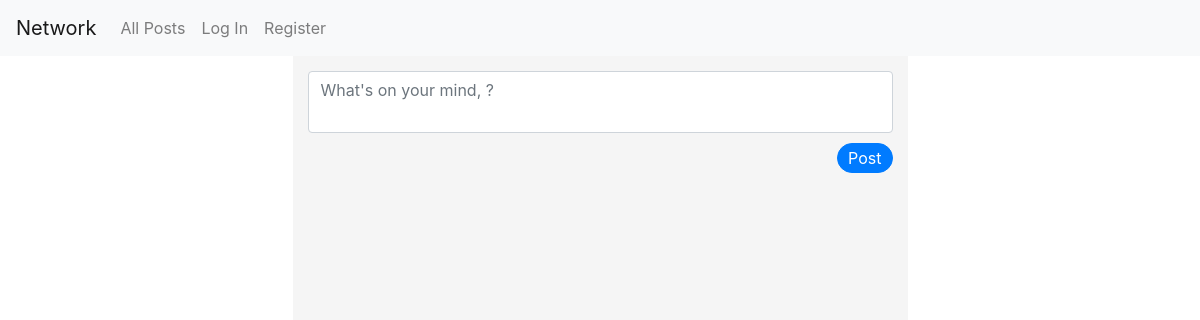
The app's page /, older data.
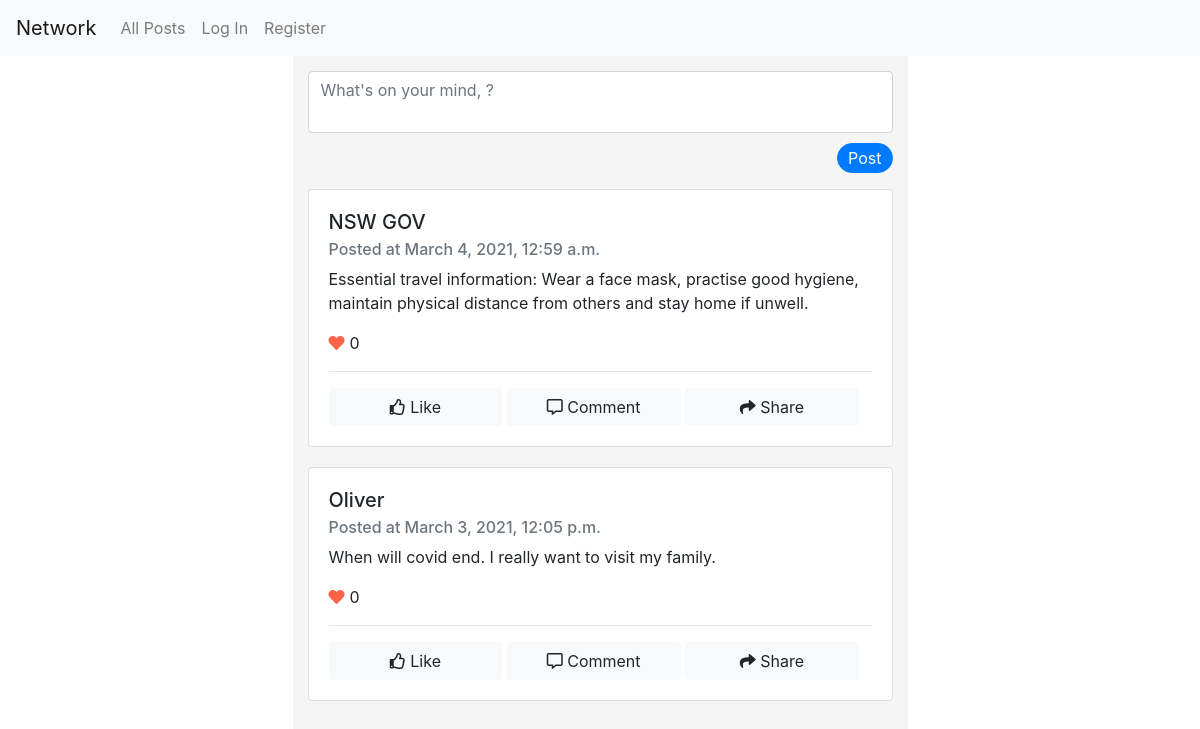
The same page, newer data.
### network/models.py (models this page shows, shortened)
class Post(models.Model):
    user = models.ForeignKey(User, on_delete=models.CASCADE, related_name="posts")
    content = models.TextField(max_length=512)
    timestamp = models.DateTimeField(auto_now_add=True)
    likes = models.ManyToManyField(User, related_name="liked")

class User(AbstractUser):
    pass

### network/views.py (the view)
# urls.py: path("", views.index, name="index"),
def index(request):
    if request.method == "POST":
        content = request.POST["content"]
        if len(content) > 0:
            Post.objects.create(content=content, user=request.user)
        return HttpResponseRedirect(reverse("index"))
    all_posts = Post.objects.all().order_by("-timestamp")
    paginator = Paginator(all_posts, 8)
    page_number = request.GET.get('page')
    page_obj = paginator.get_page(page_number)
    return render(request, "network/index.html",{
            "page_obj": page_obj,
            "posts": all_posts,
        })

### network/templates/network/index.html (shortened to what this page needs)
{% extends "network/layout.html" %}
{% load static %}
{% block body %}
    <div class="row">
        <div class="col-md-3"></div>
        <div class="col-md-6">
            <form action="#" method="post">
                <div class="form-group">
                    <textarea
                        class="form-control"
                        id="postContent"
                        maxlength="512"
                        rows="2"
                        name="content"
                        placeholder="What's on your mind, {{ user.username|capfirst }}?"></textarea>
                    <input type="submit" class="btn btn-primary" id="post-btn" value="Post"/>
                </div>
            </form>
            <div class="posts-container">
                {%  for post in page_obj %}
                    <div class="card">
                        <div class="card-body">
                            <h5 class="card-title">{{ post.user.username|capfirst }}</h5>
                            <h6 class="card-subtitle mb-2 text-muted">Posted at {{ post.timestamp }}</h6>
                            <p class="card-text">{{ post.content }}</p>
                            <p><i class="fas fa-heart"></i><span class="card-text" id="likes{{ post.id }}">{{ post.likes.count }}</span></p>
                            <hr>
                            {% if user in post.likes.all %}
                                <button data-postid="{{ post.id }}" class="btn btn-light like" style="color:dodgerblue"><i class="fas fa-thumbs-up"></i> Liked</button>
                            {% else %}
                                <button data-postid="{{ post.id }}" class="btn btn-light like"><i class="far fa-thumbs-up"></i> Like</button>
                            {% endif %}
                            <button class="btn btn-light comment"><i class="far fa-comment-alt"></i> Comment</button>
                            <button class="btn btn-light share"><i class="fas fa-share"></i> Share</button>
                        </div>
                    </div>
                {% endfor %}
            </div>
        </div>
    </div>
{% endblock %}

### network/templates/network/layout.html (shortened to what this page needs)
{% load static %}
<!DOCTYPE html>
<html lang="en">
    <head>
        <link rel="stylesheet" href="https://stackpath.bootstrapcdn.com/bootstrap/4.4.1/css/bootstrap.min.css">
        <link href="{% static 'network/styles.css' %}" rel="stylesheet">
        <link rel="stylesheet" href="{% static 'network/css/all.css' %}">
    </head>
    <body>
        <nav class="navbar navbar-expand-lg navbar-light bg-light">
            <a class="navbar-brand" href="#">Network</a>
            <div>
              <ul class="navbar-nav mr-auto">
                <li class="nav-item">
                  <a class="nav-link" href="{% url 'index' %}">All Posts</a>
                </li>
                {% if user.is_authenticated %}
                    <li class="nav-item">
                        <a class="nav-link" href="#">Following</a>
                    </li>
                    <li class="nav-item">
                        <a class="nav-link" href="{% url 'logout' %}">Log Out</a>
                    </li>
                {% else %}
                    <li class="nav-item">
                        <a class="nav-link" href="{% url 'login' %}">Log In</a>
                    </li>
                    <li class="nav-item">
                        <a class="nav-link" href="{% url 'register' %}">Register</a>
                    </li>
                {% endif %}
              </ul>
            </div>
          </nav>
        <div class="body">
            {% block body %}
            {% endblock %}
        </div>
    </body>
</html>

### network/static/network/styles.css (style rules this page uses)
textarea { resize:none; }
.form-group { overflow: hidden; margin-top: 15px; }
#post-btn { margin-top: 10px; float: right; padding:2px 10px; border-radius: 20px; }
.btn-light { width: 32%; outline: none; }
.col-md-6 { background-color:whitesmoke; min-height: 100vh; }
.posts-container { overflow: auto; }
.card { margin-bottom: 20px; }
.fa-heart { color:tomato; margin-right: 5px; }

### network/static/network/css/all.css (style rules this page uses)
.fa, .fas, .far, .fal, .fad, .fab { -moz-osx-font-smoothing: grayscale; -webkit-font-smoothing: antialiased; display: inline-block; font-style: normal; font-variant: normal; text-rendering: auto; line-height: 1; }
.fa-comment-alt:before { content: "\f27a"; }
.fa-heart:before { content: "\f004"; }
.fa-share:before { content: "\f064"; }
.fa-thumbs-up:before { content: "\f164"; }
.far { font-family: 'Font Awesome 5 Free'; font-weight: 400; }

Row changes from the older to the newer data that the page shows:
added Post: user.username "NSW GOV", timestamp "March 4, 2021, 12:59 a.m.", content "Essential travel information: Wear a face mask, practise good hygiene, maintain physical distance from others and stay home if unwell.", likes.count "0"
added Post: user.username "Oliver", timestamp "March 3, 2021, 12:05 p.m.", content "When will covid end. I really want to visit my family.", likes.count "0"
